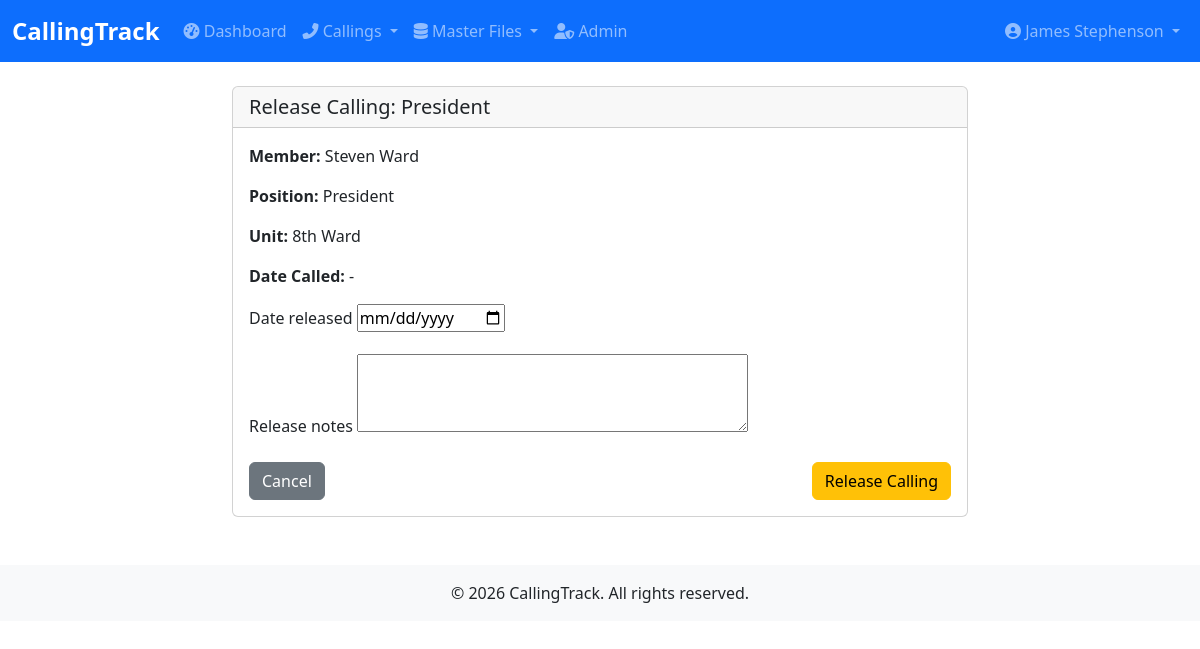
The page /callings/callings/145/release/ (signed in) on the database its author committed.
### accounts/models.py (models this page shows, shortened)
class User(AbstractUser):
    email = models.EmailField(_('email address'), unique=True)
    phone = models.CharField(_('phone number'), max_length=20, blank=True)
    class Meta:
        verbose_name = _('user')
        verbose_name_plural = _('users')

### callings/models.py (models this page shows, shortened)
class Calling(models.Model):
    STATUS_CHOICES = [
        ('PENDING', 'Pending'),
        ('APPROVED', 'Stake Presidency Approved'),
        ('HC_APPROVED', 'High Council Approved'),
        ('ON_HOLD', 'On Hold'),
        ('CALLED', 'Called'),
        ('LCR_UPDATED', 'LCR Updated'),
    ]
    unit = models.ForeignKey(Unit, on_delete=models.CASCADE, related_name='callings')
    organization = models.ForeignKey(Organization, on_delete=models.PROTECT, related_name='callings')
    position = models.ForeignKey(Position, on_delete=models.PROTECT, related_name='callings')
    name = models.CharField(max_length=200, blank=True, null=True)
    status = models.CharField(max_length=12, choices=STATUS_CHOICES, default='PENDING')
    is_active = models.BooleanField(default=True, help_text="Whether this calling is currently active")
    date_called = models.DateField(null=True, blank=True, default=None, help_text="Date when the calling was issued")
    date_sustained = models.DateField(null=True, blank=True, help_text="Date when the calling was sustained")
    date_set_apart = models.DateField(null=True, blank=True, help_text="Date when the member was set apart")
    date_released = models.DateField(null=True, blank=True, help_text="Date when the calling was released")
    called_by = models.CharField(
        max_length=200,
        blank=True,
        null=True,
        help_text="Name of person who extended the calling"
    )
    released_by = models.CharField(
        max_length=200,
        blank=True,
        null=True,
        help_text="Name of person who released the calling"
    )
    proposed_replacement = models.CharField(
        max_length=200,
        blank=True,
        null=True,
        help_text="Name of the proposed replacement for this calling"
    )
    home_unit = models.ForeignKey(
        Unit,
        on_delete=models.SET_NULL,
        blank=True,
        null=True,
        related_name='home_members',
        help_text="Home unit of the person (may differ from calling unit)"
    )
    presidency_approved = models.DateField(
        null=True,
        blank=True,
        help_text="Date when the presidency approved the calling"
    )
    hc_approved = models.DateField(
        null=True,
        blank=True,
        help_text="Date when the high council approved the calling"
    )
    bishop_consulted_by = models.CharField(
        max_length=200,
        blank=True,
        null=True,
        help_text="Name of bishop who was consulted for the calling"
    )
    lcr_updated = models.BooleanField(
        default=False,
        help_text="Whether this calling has been synced with LCR"
    )
    notes = models.TextField(
        blank=True,
        null=True,
        help_text="Additional notes about the calling"
    )
    release_notes = models.TextField(
        blank=True,
        null=True,
        help_text="Notes about the release of this calling"
    )
    created_at = models.DateTimeField(auto_now_add=True)
    updated_at = models.DateTimeField(auto_now=True)
    class Meta:
        ordering = ['-date_called']
        verbose_name_plural = 'Callings'
        indexes = [
            models.Index(fields=['status', '-date_called'], name='calling_status_date_idx'),
            models.Index(fields=['unit', 'status'], name='calling_unit_status_idx'),
            models.Index(fields=['organization', 'status'], name='calling_org_status_idx'),
            models.Index(fields=['is_active', 'status'], name='calling_active_status_idx'),
            models.Index(fields=['date_released'], name='calling_released_idx'),
            models.Index(fields=['lcr_updated'], name='calling_lcr_idx'),
        ]

class Position(models.Model):
    title = models.CharField(max_length=100, unique=True)
    description = models.TextField(blank=True, null=True, help_text="Description of the position's responsibilities")
    is_leadership = models.BooleanField(default=False, help_text="Whether this is a leadership position")
    is_active = models.BooleanField(default=True, help_text="Whether this position is currently active")
    requires_setting_apart = models.BooleanField(
        default=False,
        help_text="Whether this position requires the member to be set apart"
    )
    display_order = models.PositiveSmallIntegerField(
        default=0,
        help_text="Order in which positions should be displayed (lower numbers first)"
    )
    created_at = models.DateTimeField(auto_now_add=True)
    updated_at = models.DateTimeField(auto_now=True)
    class Meta:
        ordering = ['display_order', 'title']

class Unit(models.Model):
    UNIT_TYPES = [
        ('WARD', 'Ward'),
        ('BRANCH', 'Branch'),
        ('STAKE', 'Stake'),
    ]
    name = models.CharField(max_length=100)
    unit_type = models.CharField(max_length=10, choices=UNIT_TYPES)
    parent_unit = models.ForeignKey('self', on_delete=models.SET_NULL, null=True, blank=True, related_name='child_units')
    meeting_time = models.TimeField(null=True, blank=True, help_text="Regular meeting time for this unit")
    location = models.CharField(max_length=200, blank=True, help_text="Physical location of the unit")
    is_active = models.BooleanField(default=True, help_text="Whether this unit is currently active")
    sort_order = models.PositiveSmallIntegerField(
        default=0,
        help_text="Order in which units should be displayed (lower numbers first)"
    )
    created_at = models.DateTimeField(auto_now_add=True)
    updated_at = models.DateTimeField(auto_now=True)
    class Meta:
        ordering = ['sort_order', 'name']

### callings/views.py (the view, shortened to what this page needs)
# urls.py: path('callings/<int:pk>/release/', views.CallingReleaseView.as_view(), name='calling-release'),
class CallingReleaseView(LoginRequiredMixin, SuperuserRequiredMixin, TitleMixin, UpdateView):
    model = Calling
    form_class = CallingReleaseForm
    template_name = 'callings/calling_release.html'
    def get_title(self):
        return f"Release Calling: {self.get_object().position.title}"

### callings/forms.py
class CallingReleaseForm(ModelForm):
    class Meta:
        model = Calling
        fields = ['date_released', 'released_by', 'release_notes']
        widgets = {
            'date_released': DateInput(attrs={'type': 'date'}),
            'release_notes': forms.Textarea(attrs={'rows': 3}),
        }
    def __init__(self, *args, **kwargs):
        super().__init__(*args, **kwargs)
        self.fields['date_released'].required = True
        self.fields['release_notes'].required = True

### callings/views.py (called while the page is built)
    def test_func(self):
        return self.request.user.is_superuser

    def get_context_data(self, **kwargs):
        context = super().get_context_data(**kwargs)
        context['title'] = self.get_title()
        return context

### callings/templates/callings/calling_release.html (shortened to what this page needs)
{% extends 'callings/base.html' %}
{% block content %}
<div class="row justify-content-center">
    <div class="col-md-8">
        <div class="card">
            <div class="card-header">
                <h5 class="mb-0">{{ title }}</h5>
            </div>
            <div class="card-body">
                <form method="post">
                    <div class="mb-3">
                        <p><strong>Member:</strong> {{ calling.name }}</p>
                        <p><strong>Position:</strong> {{ calling.position.title }}</p>
                        <p><strong>Unit:</strong> {{ calling.unit.name }}</p>
                        <p><strong>Date Called:</strong> {{ calling.date_called|date:"M d, Y"|default:"-" }}</p>
                    </div>
                    <div class="mb-3">
                        <label for="{{ form.date_released.id_for_label }}" class="form-label">{{ form.date_released.label }}</label>
                        {{ form.date_released }}
                    </div>
                    <div class="mb-3">
                        <label for="{{ form.release_notes.id_for_label }}" class="form-label">{{ form.release_notes.label }}</label>
                        {{ form.release_notes }}
                    </div>
                    <div class="d-flex justify-content-between">
                        <a href="{% url 'callings:calling-detail' calling.pk %}" class="btn btn-secondary">Cancel</a>
                        <button type="submit" class="btn btn-warning">Release Calling</button>
                    </div>
                </form>
            </div>
        </div>
    </div>
</div>
{% endblock %}

### callings/templates/callings/base.html (shortened to what this page needs)
<!DOCTYPE html>
{% load static %}
<html lang="en">
<head>
    <link href="https://cdn.jsdelivr.net/npm/bootstrap@5.3.0/dist/css/bootstrap.min.css" rel="stylesheet">
    <link rel="stylesheet" href="https://cdnjs.cloudflare.com/ajax/libs/font-awesome/6.4.0/css/all.min.css">
    <link rel="stylesheet" href="{% static 'css/styles.css' %}">
</head>
<body>
    <nav class="navbar navbar-expand-lg navbar-dark bg-primary">
        <div class="container-fluid">
            <a class="navbar-brand" href="{% url 'dashboard' %}">CallingTrack</a>
            <div class="collapse navbar-collapse" id="navbarNav">
                <ul class="navbar-nav me-auto">
                    <li class="nav-item">
                        <a class="nav-link" href="{% url 'dashboard' %}"><i class="fas fa-tachometer-alt"></i> Dashboard</a>
                    </li>
                    <li class="nav-item dropdown">
                        <a class="nav-link dropdown-toggle" href="#" id="callingsDropdown" role="button" data-bs-toggle="dropdown">
                            <i class="fas fa-phone-alt"></i> Callings
                        </a>
                    </li>
                    <li class="nav-item dropdown">
                        <a class="nav-link dropdown-toggle" href="#" id="masterFilesDropdown" role="button" data-bs-toggle="dropdown">
                            <i class="fas fa-database"></i> Master Files
                        </a>
                    </li>
                    {% if user.is_superuser %}
                    <li class="nav-item">
                        <a class="nav-link" href="/admin/" target="_blank"><i class="fas fa-user-shield"></i> Admin</a>
                    </li>
                    {% endif %}
                </ul>
                <ul class="navbar-nav">
                    {% if user.is_authenticated %}
                    <li class="nav-item dropdown">
                        <a class="nav-link dropdown-toggle" href="#" id="userDropdown" role="button" data-bs-toggle="dropdown">
                            <i class="fas fa-user-circle"></i> {{ user.get_full_name|default:user.username }}
                        </a>
                    </li>
                    {% else %}
                    <li class="nav-item">
                        <a class="nav-link" href="{% url 'login' %}"><i class="fas fa-sign-in-alt"></i> Login</a>
                    </li>
                    {% endif %}
                </ul>
            </div>
        </div>
    </nav>
    <main class="container mt-4">
        {% block content %}{% endblock %}
    </main>
    <footer class="bg-light mt-5 py-3">
        <div class="container text-center">
            <p class="mb-0">&copy; {% now "Y" %} CallingTrack. All rights reserved.</p>
        </div>
    </footer>
</body>
</html>

### static/css/styles.css (style rules this page uses)
body { font-family: 'Segoe UI', Tahoma, Geneva, Verdana, sans-serif; }
.navbar-brand { font-weight: bold; font-size: 1.5rem; }
.btn { border-radius: 0.375rem; font-weight: 500; }

### rows shown on the page
User: get_full_name "James Stephenson"
Calling: name "Steven Ward", position "President", unit.name "8th Ward", date_called "-"

### other values the page prints
{{ title }} "Release Calling: President"
